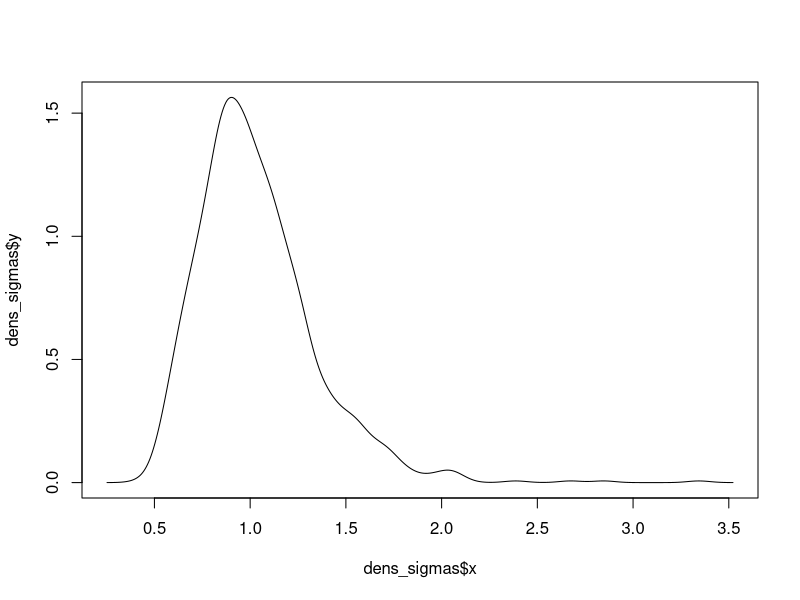
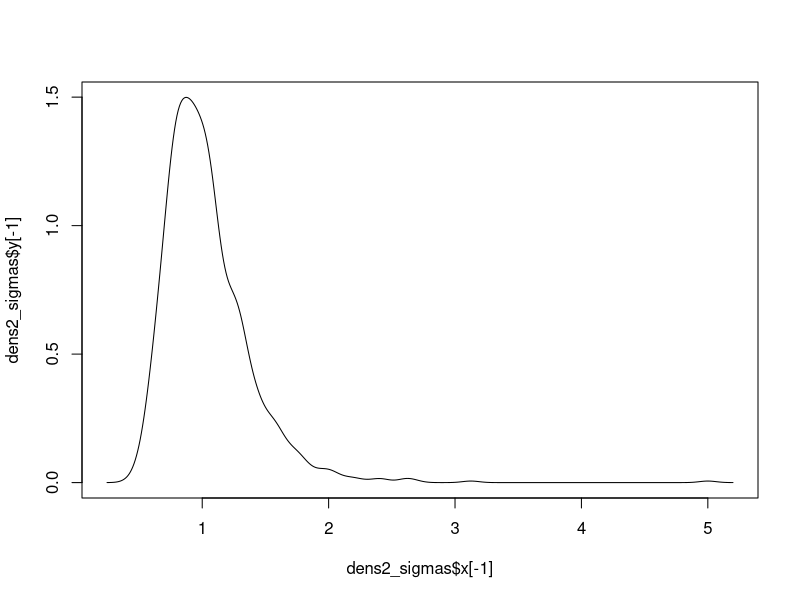
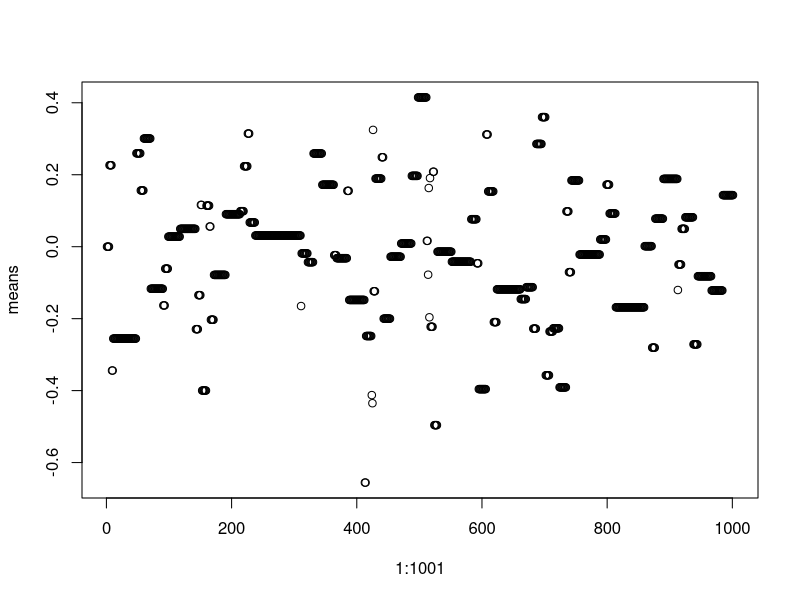
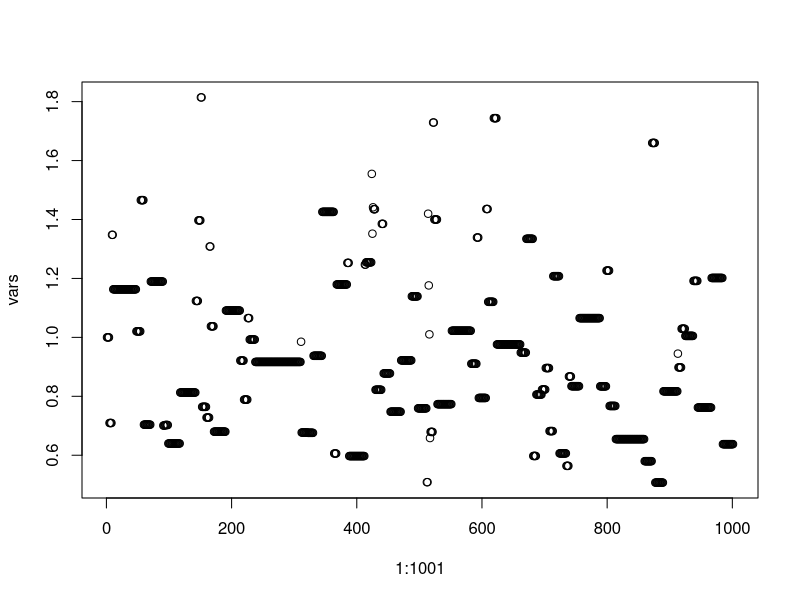
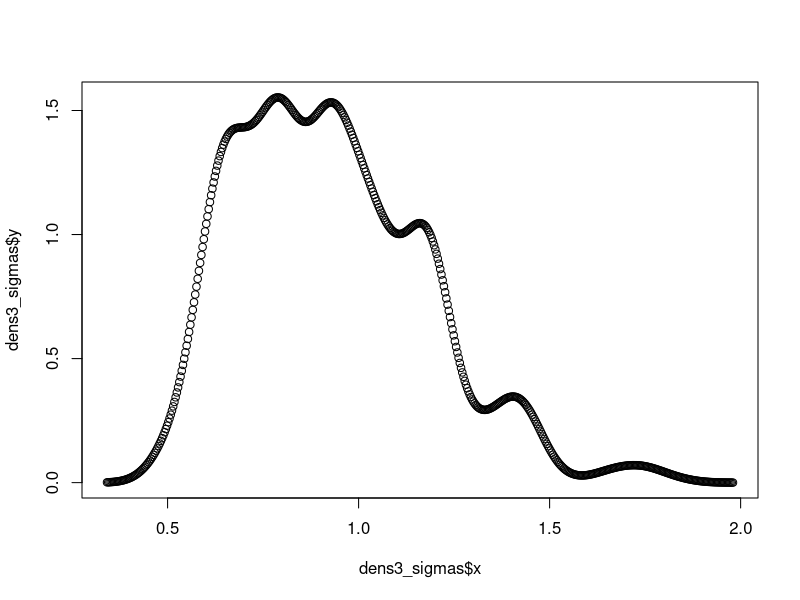
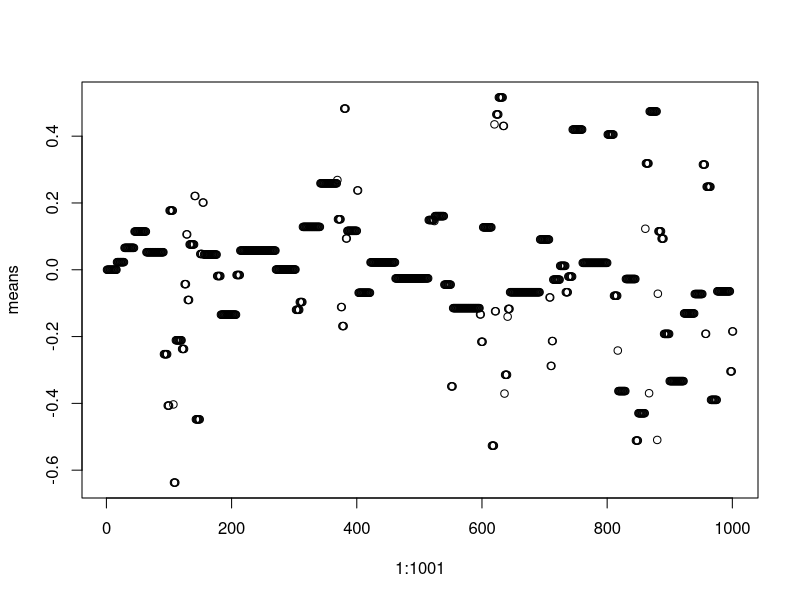
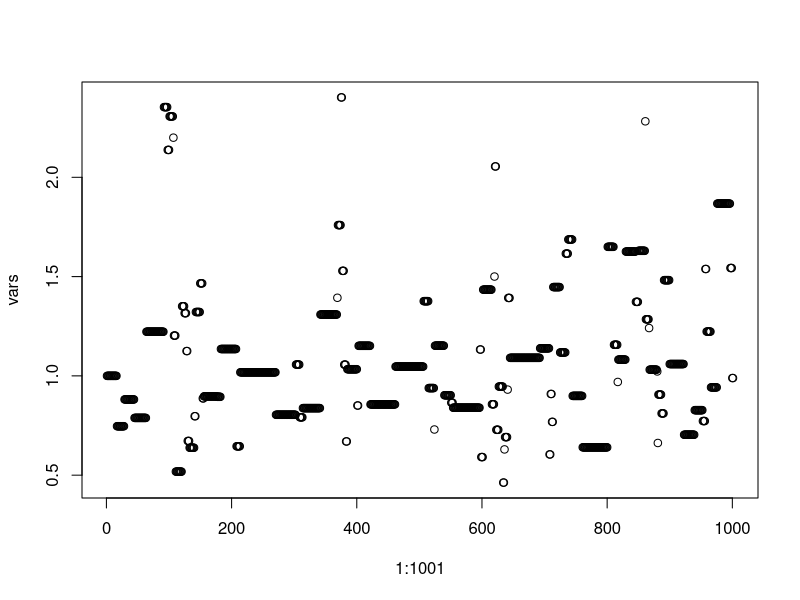
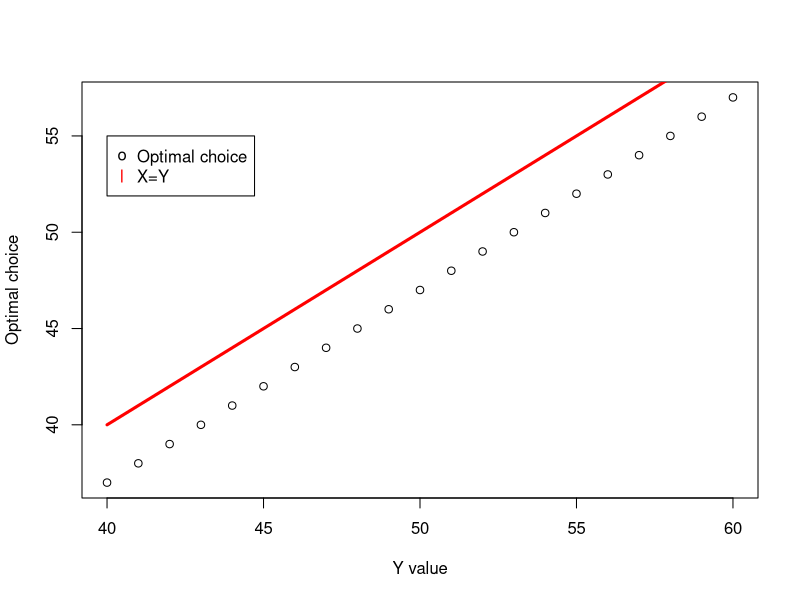

Here is the R script that generated these plots, in order:
library(ggplot2)
library(tidyr)

dir = "C:/Users/24693/OneDrive - Handelshögskolan i Stockholm/Documents/Plugg/Metrics 1/PS/Problem set 2/Bilder"


##1



expectation = function(par,y){
  c = par[1]
  x = seq((c+1),101)
  
  j = seq(1,100)
  
  s_seq = (j/100)^y*(1-j/100)^(100-y)
  
  k = sum(s_seq)
  
  expected_pay = (x/100)^y*(1-x/100)^(100-y)*100/(x-c)
  
  total = sum(expected_pay)*1/k
  
  return(-total)
  
}

y_vals = seq(1,100)
x_vals = rep(0, length(y_vals))


for (j in 1:100){
  x = seq(1,100)
  
  y = rep(0, length(x))
  max = 0
  x_max = 0
  for (i in 1:length(x)){
    y[i] = -expectation(c(x[i]),y_vals[j])
    
    if(y[i]>max){
      max = y[i]
      x_max = i
    }
    
    
  }
  x_vals[j] = x_max 
  
}

png(filename = paste0(dir, "/Optim_of_y.png"), width = 800, height = 600)
plot(y_vals[40:60], x_vals[40:60], xlab = "Y value", ylab = "Optimal choice")
lines(y_vals[40:60], y_vals[40:60], col = "red", lwd = 3)
legend(40,55,legend=c("Optimal choice","X=Y"), col=c("black","red"),
       pch=c("o","l"))

dev.off()

length(y_vals)
x_vals[98]


x = seq(1,100)

y = rep(0, length(x))
max = 0
for (i in 1:length(x)){
  y[i] = -expectation(c(x[i]),50)
  
  if(y[i]>max){
    max = y[i]
    x_max = i
  }
  
  
}

png(filename = paste0(dir, "/E_of_50.png"), width = 800, height = 600)
plot(x,y, xlim=c(40,60), ylab = "Expected pay (y = 50)", xlab = "Choice of jar")
dev.off()

-expectation(50,50)







##2
##Parts a-d
set.seed(5)
N = 25
X = rnorm(mean = 0, sd = 1, n = N)

mean = c(0,0,2,2)
var = c(1/2, 2, 1/2, 2)


val = seq(-1,1, by = 0.01)
data = matrix(nrow = length(val), ncol = 5)

max = matrix(nrow = 2, ncol = 4)

colnames(data) = c("val", 1,2,3,4)
colnames(max) = c(1,2,3,4)
data[,1] = val

post = function(par){
  mu = par[1]
  
  l = -1/sqrt(2 * pi * tao_n)*exp(-(mu-mu_n)^2/(2*tao_n))
  
  return(l) 
  
}

for (i in 1:4){
  
  mu_n = (N/1*mean(X)+1/var[i]*mean[i])/(N/1+1/var[i])
  tao_n = 1/(N/1+1/var[i])
  
  f = 1/sqrt(2 * pi * tao_n)*exp(-(val-mu_n)^2/(2*tao_n))
  
  data[,i+1] = f
  
  ##assign(paste0("post_",i), f)
  
  maximum = optim(c(0), post)
  
  max[1,i] =  maximum$par
  max[2,i] =  -1*maximum$value
  
}

df = data.frame(data)
max
png(filename = paste0(dir, "/posterior densities.png"), width = 800, height = 600)
plot(df$val, df$X1,type = "l", col = "red", xlab = "x", ylab = "Density")
lines(df$val, df$X2, type = "l", col = "blue")
lines(df$val, df$X3, type = "l", col = "green")
lines(df$val, df$X4, type = "l", col = "black")

legend(-1,2,legend=c("(0,1/2)","(0,2)","(2,1/2)", "(2,2)"), col=c("red","blue","green","black"),
       pch=c("l","l","l","l"))
dev.off()

##e-h

##Prior parameters 
mu = 0
tao = 1/2 
alpha = 1
beta = 1


##Initial values
mu_0= c(0,-2)
sigma_0 = c(1,5)

means = matrix(nrow = 2, ncol = 1001)
sigmas = matrix(nrow = 2, ncol = 1001)

for (j in 1:2){
  means[j,1] = mu_0[j]
  sigmas[j,1] = sigma_0[j]
  
  for(i in 1:1000){
    
    mu_n = (N/sigmas[j,i]*mean(X)+1/tao*mu)/(N/sigmas[j,i]+1/tao) ##Posterior mean
    tao_n = 1/(N/sigmas[j,i]+1/tao) ##Posterior variance
    
    means[j,i+1] = rnorm(n = 1, mean = mu_n, sd = sqrt(tao_n)) ##Draw next mean from distribution
    #conditional on data and variance[i]
    
    squares = (X - means[j,i+1])^2 
    
    shape_a = alpha + N/2 ##Posterior shape
    
    rate_b = beta + 1/2*sum(squares) ##Posterior rate
    
    sigmas[j,i+1] = 1/rgamma(n = 1,shape = shape_a, rate =rate_b) ##Draw next variance from
    #distribution conditional on data and mean[i + 1]
    
    
  } 
  
  

}
png(filename = paste0(dir, "/means0.png"), width = 800, height = 600)
plot(1:1001, means[1,], xlab = "Iteration", ylab = expression(mu))
dev.off()

png(filename = paste0(dir, "/meansMinus2.png"), width = 800, height = 600)
plot(1:1001, means[2,], xlab = "Iteration", ylab = expression(mu))
dev.off()

png(filename = paste0(dir, "/var1.png"), width = 800, height = 600)
plot(1:1001, sigmas[1,], xlab = "Iteration", ylab = expression(sigma^2))
dev.off()

png(filename = paste0(dir, "/var5.png"), width = 800, height = 600)
plot(1:1001, sigmas[2,], xlab = "Iteration", ylab = expression(sigma^2))
dev.off()

#f
dens_mean = density(means[1,])
dens_sigmas = density(sigmas[1,])


mu_n = (N/1*mean(X)+1/tao*mu)/(N/1+1/tao)
tao_n = 1/(N/1+1/tao)


f_mean = 1/sqrt(2 * pi * tao_n)*exp(-(dens_mean$x-mu_n)^2/(2*tao_n))

png(filename = paste0(dir, "/Gibbs0.png"), width = 800, height = 600)
plot(dens_mean$x, dens_mean$y, type = "l", xlab = expression(mu), ylab = "Density")
lines(dens_mean$x, f_mean, type = "l", col = "blue")

legend(-0.75,2,legend=c("Known var","Gibbs"), col=c("black","blue"),
       pch=c("l","l"))
dev.off()

plot(dens_sigmas$x, dens_sigmas$y, type = "l")



#h
dens2_mean = density(means[2,])
dens2_sigmas = density(sigmas[2,])


f_var = 1/sqrt(2 * pi * tao_n)*exp(-(dens2_mean$x[-1]-mu_n)^2/(2*tao_n))


png(filename = paste0(dir, "/GibbsMinus2.png"), width = 800, height = 600)
plot(dens2_mean$x[-1], dens2_mean$y[-1], type = "l", xlab = expression(mu), ylab = "Density")
lines(dens2_mean$x[-1], f_var, type = "l", col = "blue")

legend(-1.5,2,legend=c("Known var","Gibbs"), col=c("black","blue"),
       pch=c("l","l"))
dev.off()


plot(dens2_sigmas$x[-1], dens2_sigmas$y[-1], type = "l")




#i
##Repeated sampling of a VECTOR of the parameters. 
##Prior, joint distribution are assumed to be independent. 


##Initial values
mu_0 = 0
sigma_0 = 1

##Candidtate standard deviation
candidate_sd_mean = 1
candidate_sd_var = 1

means = rep(0, times = 1001)
vars = rep(0, times = 1001)

means[1] = mu_0
vars[1] = sigma_0


for(i in 1:1000){
  
  cand_mean = rnorm(n = 1, mean = means[i], sd = candidate_sd_mean) ##Draw mean from candidate dist
  cand_var = rnorm(n = 1, mean = vars[i], sd = candidate_sd_var) ##Draw var from candidate dist
  
  if(cand_var<0){
    cand_var = cand_var*(-1)
  }
  
  
  ##Candidate posterior
  mu_n_cand = (N/cand_var*mean(X)+1/tao*mu)/(N/cand_var+1/tao) ##Posterior mean of mu. 
  tao_n_cand = 1/(N/cand_var+1/tao) ##Posterior variance of mu
  
  f_cand_var = dgamma(cand_var, shape = alpha, rate = beta)
  
  f_cand_mean = dnorm(x = cand_mean, mean = mu_n_cand, sd = sqrt(tao_n_cand)) ##prob of cand mean
  #* likelihood of sample
  posterior_cand = f_cand_var * f_cand_mean
  

  ##Current posterior 
  mu_n = (N/vars[i]*mean(X)+1/tao*mu)/(N/vars[i]+1/tao) 
  tao_n = 1/(N/vars[i]+1/tao) 
  
  f_var = dgamma(vars[i], shape = alpha, rate = beta)

  f_mean = dnorm(x = means[i], mean = mu_n, sd = sqrt(tao_n)) ##Prob of current mean
  #* likelihood of sample 
  posterior_current = f_var * f_mean
  

  frac = posterior_cand / posterior_current
  
  
  u = runif(n = 1)
  
  if(u <= frac){
    means[i+1] = cand_mean
    vars[i+1] = cand_var
  }
  
  else{
    means[i + 1] = means[i]
    vars[i+1] = vars[i]
  }
  
}


f_post = function(data, mu_arg, sigma_arg){
  
  probs = dnorm(data, mean=mu_arg, sd = sqrt(sigma_arg)) 
  f_mu = dnorm(x = mu_arg, mu, tao)
  f_sigma = dgamma(x = sigma_arg, shape = alpha, rate = beta)
  
  l = prod(probs)
  
  return(l*f_mu*f_sigma)
} 

for(i in 1:1000){
  
  cand_mean = rnorm(n = 1, mean = means[i], sd = candidate_sd_mean) ##Draw mean from candidate dist
  cand_var = rnorm(n = 1, mean = vars[i], sd = candidate_sd_var) ##Draw var from candidate dist
  
  if(cand_var<0){
    cand_var = cand_var*(-1)
  }
  
  
  ##Candidate posterior
  
  posterior_cand = f_post(X, cand_mean, cand_var)
  
  
  ##Current posterior 
  
  posterior_current = f_post(X, means[i], vars[i])
  
  
  frac = posterior_cand / posterior_current
  
  
  u = runif(n = 1)
  
  if(u <= frac){
    means[i+1] = cand_mean
    vars[i+1] = cand_var
  }
  
  else{
    means[i + 1] = means[i]
    vars[i+1] = vars[i]
  }
  
}



##i
plot(1:1001, means)
plot(1:1001, vars)

dens3_mean = density(means)
dens3_sigmas = density(vars)


png(filename = paste0(dir, "/MCMC_N_mean.png"), width = 800, height = 600)
plot(dens3_mean$x, dens3_mean$y, type = "l", xlab = expression(mu), ylab = "Density")
lines(dens_mean$x, dens_mean$y, type = "l", col = "blue")
legend(-0.6,2.5,legend=c("MCMC","Gibbs"), col=c("black","blue"),
       pch=c("l","l"))
dev.off()


png(filename = paste0(dir, "/MCMC_gamma_var.png"), width = 800, height = 600)

plot( dens_sigmas$x, dens_sigmas$y , type = "l", xlab = expression(sigma^2), ylab = "Density")
lines(dens3_sigmas$x, dens3_sigmas$y, type = "l", col = "blue")

legend(3,1.5,legend=c("MCMC","Gibbs"), col=c("black","blue"),
       pch=c("l","l"))

dev.off()
plot(dens3_sigmas$x,dens3_sigmas$y)


##j 

f_post = function(data, mu, sigma){
  
  probs = dnorm(data, mean=mu, sd = sqrt(sigma)) 
  f_mu = 1/4 * exp(-2*abs(mu))
  f_sigma = dexp(x = sigma, rate = 1)

  l = prod(probs)
  
  return(l*f_mu*f_sigma)
} 

##Initial values
mu_0 = 0
sigma_0 = 1

##Candidtate standard deviation
candidate_sd_mean = 1
candidate_sd_var = 1

means = rep(0, times = 1001)
vars = rep(0, times = 1001)

means[1] = mu_0
vars[1] = sigma_0


for(i in 1:1000){
  
  cand_mean = rnorm(n = 1, mean = means[i], sd = candidate_sd_mean) ##Draw mean from candidate dist
  cand_var = rnorm(n = 1, mean = vars[i], sd = candidate_sd_var) ##Draw var from candidate dist
  
  if(cand_var<0){
    cand_var = cand_var*(-1)
  }
  
  
  ##Candidate posterior

  posterior_cand = f_post(X, cand_mean, cand_var)
  
  
  ##Current posterior 

  posterior_current = f_post(X, means[i], vars[i])
  
  
  frac = posterior_cand / posterior_current
  
  
  u = runif(n = 1)
  
  if(u <= frac){
    means[i+1] = cand_mean
    vars[i+1] = cand_var
  }
  
  else{
    means[i + 1] = means[i]
    vars[i+1] = vars[i]
  }
  
}

##i
plot(1:1001, means)
plot(1:1001, vars)

dens4_mean = density(means[-(1:200)])
dens4_sigmas = density(vars[-(1:200)])

##Posterior density given known variance and data
mu_n = (N/1*mean(X)+1/tao*mu)/(N/1+1/tao)
tao_n = 1/(N/1+1/tao)
f_mean = 1/sqrt(2 * pi * tao_n)*exp(-(dens4_mean$x-mu_n)^2/(2*tao_n))
##

png(filename = paste0(dir, "/MCMC_prior2_mean.png"), width = 800, height = 600)
plot(dens4_mean$x, dens4_mean$y, type = "l", xlab = expression(mu), ylab = "Density")
lines(dens3_mean$x, dens3_mean$y, type = "l", col = "red")
lines(dens_mean$x, dens_mean$y, type = "l", col = "blue")
lines(dens4_mean$x, f_mean, type = "l", col = "green")
legend(-0.6,3,legend=c("MH-prior2","MH-prior1","Gibbs", "Known var"), col=c("black","red", "blue","green"),
       pch=c("l","l","l","l"))
dev.off()

png(filename = paste0(dir, "/MCMC_prior2_var.png"), width = 800, height = 600)
plot(dens4_sigmas$x, dens4_sigmas$y, type = "l", xlab = expression(sigma^2), ylab = "Density", ylim= c(0,2.2))
lines(dens3_sigmas$x, dens3_sigmas$y, type = "l", col = "red")
lines(dens_sigmas$x, dens_sigmas$y, type = "l", col = "blue")
legend(2,1.5,legend=c("MH-prior2","MH-prior1","Gibbs"), col=c("black","red", "blue"),
       pch=c("l","l","l"))

dev.off()







